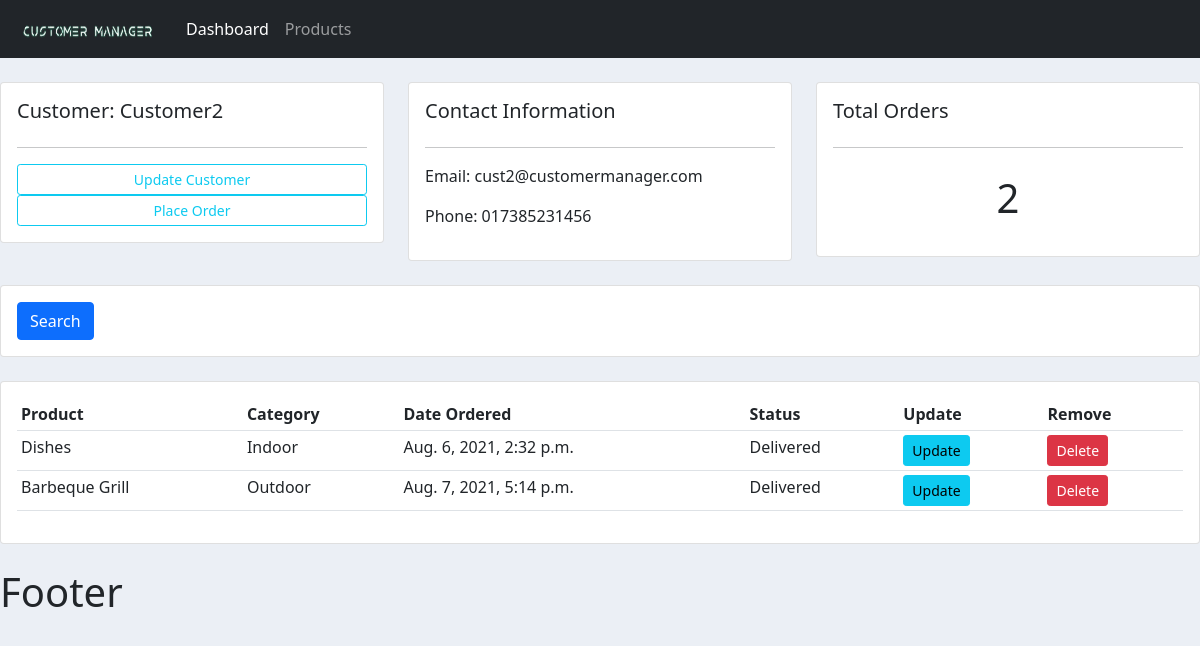
The app's page /customer/2, older data.
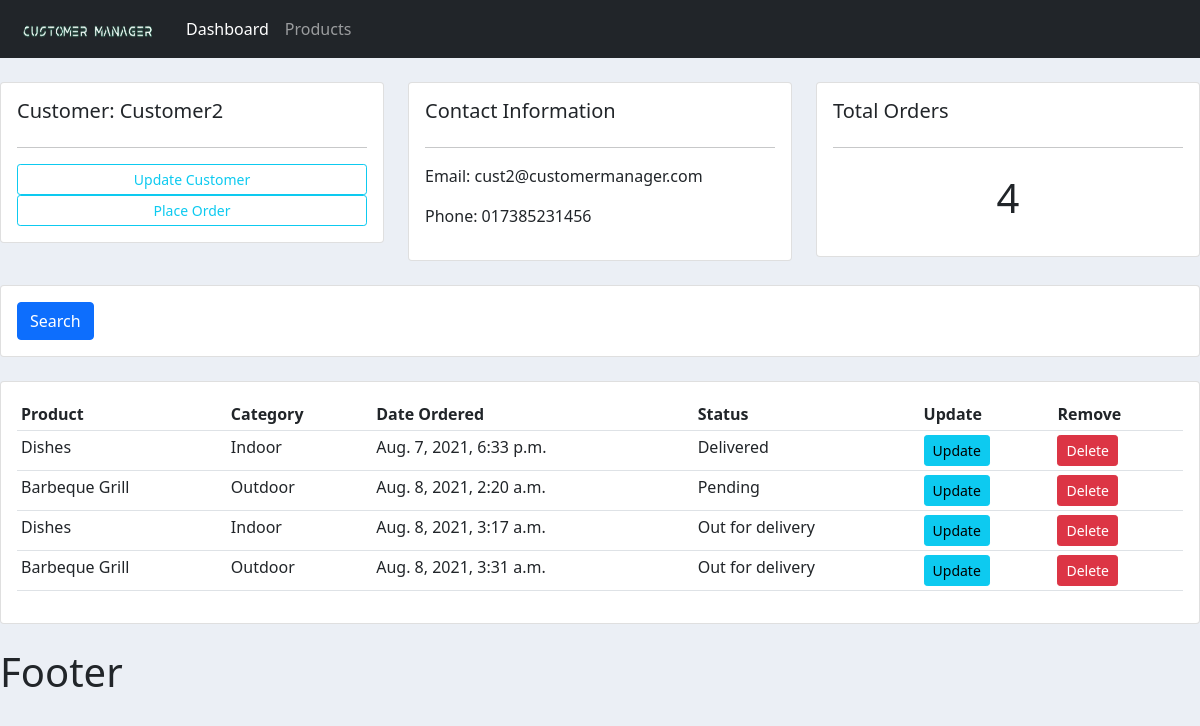
The same page, newer data.
### accounts/models.py (models this page shows)
class Order(models.Model):
    STATUS=(('Pending','Pending'),('Out for delivery','Out for delivery'),('Delivered','Delivered'))
    customer=models.ForeignKey(Customer, null=True, on_delete=models.SET_NULL) #Setting the refrence
    product=models.ForeignKey(Product, null=True, on_delete=models.SET_NULL)
    date_created=models.DateTimeField(auto_now_add=True, null=True)
    status=models.CharField(max_length=200, null=True, choices=STATUS)

class Product(models.Model):
    CATEGORY=(('Indoor','Indoor'),('Outdoor','Outdoor'))
    name = models.CharField(max_length=200, null=True)
    price=models.FloatField(null=True)
    category=models.CharField(max_length=200, null=True, choices=CATEGORY)
    description=models.CharField(max_length=200, null=True, blank=True)
    tags = models.ManyToManyField(Tag)
    date_created = models.DateTimeField(auto_now_add=True, null=True)
    def __str__(self):
        return self.name

### accounts/views.py (the view)
# urls.py: path('customer/<str:custId>',views.customer,name="customer"),#instead of calling the link we name it as 'customer
def customer(request,custId):
    customer=Customer.objects.get(id=custId)
    orders=customer.order_set.all() #get all the child object(of type order) of customer
    order_cnt=orders.count()
    context={'customer':customer,'orders':orders,'order_cnt':order_cnt}
    return render(request,'accounts/customers.html',context)

### accounts/templates/accounts/customers.html
{% extends 'accounts/main.html' %}
{% block content %}
<br>
<div class="row">
	<div class="col-md">
		<div class="card card-body">
			<h5>Customer: {{ customer.name }}</h5>
			<hr>
			<a class="btn btn-outline-info  btn-sm btn-block" href="">Update Customer</a>
			<a class="btn btn-outline-info  btn-sm btn-block" href='{% url 'create_order' customer.id%}'>Place Order</a>
		</div>
	</div>
	<div class="col-md">
		<div class="card card-body">
			<h5>Contact Information</h5>
			<hr>
			<p>Email: {{ customer.email }}</p>
			<p>Phone: {{ customer.phone }}</p>
		</div>
	</div>
	<div class="col-md">
		<div class="card card-body">
			<h5>Total Orders</h5>
			<hr>
			<h1 style="text-align: center;padding: 10px">{{ order_cnt }}</h1>
		</div>
	</div>
</div>
<br>
<div class="row">
	<div class="col">
		<div class="card card-body">
			<form method="get">
		    <button class="btn btn-primary" type="submit">Search</button>
		  </form>
		</div>
	</div>
</div>
<br>
<div class="row">
	<div class="col-md">
		<div class="card card-body">
			<table class="table table-sm">
				<tr>
					<th>Product</th>
					<th>Category</th>
					<th>Date Ordered</th>
					<th>Status</th>
					<th>Update</th>
					<th>Remove</th>
				</tr>
                {%for order in orders %}
                    <tr>
                        <td>{{ order.product }}</td>
                        <td>{{ order.product.category }}</td>
                        <td>{{ order.date_created }}</td>
                        <td>{{ order.status }}</td>
                        <td><a class="btn btn-sm btn-info" href="">Update</a> </td>
                        <td><a class="btn btn-sm btn-danger" href="">Delete</a></td>
                    </tr>
                 {% endfor %}
			</table>
		</div>
	</div>
</div>
{% endblock %}

Row changes from the older to the newer data that the page shows:
removed Order: product "Dishes", product.category "Indoor", date_created "Aug. 6, 2021, 2:32 p.m.", status "Delivered"
removed Order: product "Barbeque Grill", product.category "Outdoor", date_created "Aug. 7, 2021, 5:14 p.m.", status "Delivered"
added Order: product "Dishes", product.category "Indoor", date_created "Aug. 7, 2021, 6:33 p.m.", status "Delivered"
added Order: product "Barbeque Grill", product.category "Outdoor", date_created "Aug. 8, 2021, 2:20 a.m.", status "Pending"
added Order: product "Dishes", product.category "Indoor", date_created "Aug. 8, 2021, 3:17 a.m.", status "Out for delivery"
added Order: product "Barbeque Grill", product.category "Outdoor", date_created "Aug. 8, 2021, 3:31 a.m.", status "Out for delivery"
Text that changed along with them:
{{ order_cnt }}: "2" → "4"
